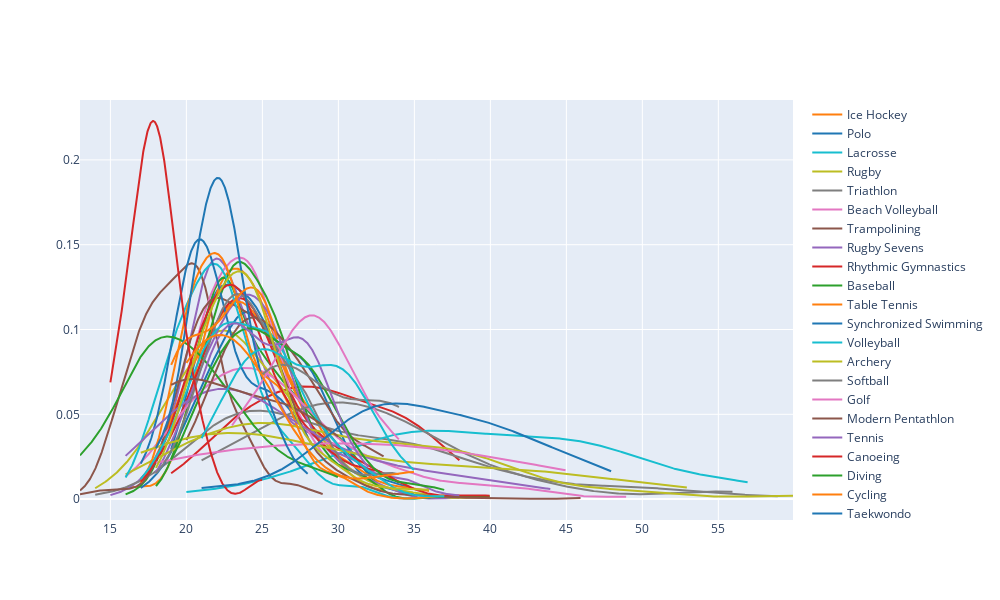

Source (notebook cell):
### Code cell
fig=ff.create_distplot(x,name,show_hist=False,show_rug=False)
fig.update_layout(autosize=False, width=1000, height=600)

### Figure 1 — Plotly figure (JSON) as saved in the notebook; plotly's stock layout.template omitted (floating-point values rounded to 4 significant figures; data arrays with more than 128 entries replaced by an {"elided": "..."} marker saying what was removed)
{"data": [{"legendgroup": "Basketball", "marker": {"color": "rgb(31, 119, 180)"}, "mode": "lines", "name": "Basketball", "showlegend": true, "type": "scatter", "x": {"elided": "500 float values"}, "xaxis": "x", "y": {"elided": "500 float values"}, "yaxis": "y"}, {"legendgroup": "Judo", "marker": {"color": "rgb(255, 127, 14)"}, "mode": "lines", "name": "Judo", "showlegend": true, "type": "scatter", "x": {"elided": "500 float values"}, "xaxis": "x", "y": {"elided": "500 float values"}, "yaxis": "y"}, {"legendgroup": "Football", "marker": {"color": "rgb(44, 160, 44)"}, "mode": "lines", "name": "Football", "showlegend": true, "type": "scatter", "x": {"elided": "500 float values"}, "xaxis": "x", "y": {"elided": "500 float values"}, "yaxis": "y"}, {"legendgroup": "Tug-Of-War", "marker": {"color": "rgb(214, 39, 40)"}, "mode": "lines", "name": "Tug-Of-War", "showlegend": true, "type": "scatter", "x": {"elided": "500 float values"}, "xaxis": "x", "y": {"elided": "500 float values"}, "yaxis": "y"}, {"legendgroup": "Athletics", "marker": {"color": "rgb(148, 103, 189)"}, "mode": "lines", "name": "Athletics", "showlegend": true, "type": "scatter", "x": {"elided": "500 float values"}, "xaxis": "x", "y": {"elided": "500 float values"}, "yaxis": "y"}, {"legendgroup": "Swimming", "marker": {"color": "rgb(140, 86, 75)"}, "mode": "lines", "name": "Swimming", "showlegend": true, "type": "scatter", "x": {"elided": "500 float values"}, "xaxis": "x", "y": {"elided": "500 float values"}, "yaxis": "y"}, {"legendgroup": "Badminton", "marker": {"color": "rgb(227, 119, 194)"}, "mode": "lines", "name": "Badminton", "showlegend": true, "type": "scatter", "x": {"elided": "500 float values"}, "xaxis": "x", "y": {"elided": "500 float values"}, "yaxis": "y"}, {"legendgroup": "Sailing", "marker": {"color": "rgb(127, 127, 127)"}, "mode": "lines", "name": "Sailing", "showlegend": true, "type": "scatter", "x": {"elided": "500 float values"}, "xaxis": "x", "y": {"elided": "500 float values"}, "yaxis": "y"}, {"legendgroup": "Gymnastics", "marker": {"color": "rgb(188, 189, 34)"}, "mode": "lines", "name": "Gymnastics", "showlegend": true, "type": "scatter", "x": {"elided": "500 float values"}, "xaxis": "x", "y": {"elided": "500 float values"}, "yaxis": "y"}, {"legendgroup": "Art Competitions", "marker": {"color": "rgb(23, 190, 207)"}, "mode": "lines", "name": "Art Competitions", "showlegend": true, "type": "scatter", "x": {"elided": "500 float values"}, "xaxis": "x", "y": {"elided": "500 float values"}, "yaxis": "y"}, {"legendgroup": "Handball", "marker": {"color": "rgb(31, 119, 180)"}, "mode": "lines", "name": "Handball", "showlegend": true, "type": "scatter", "x": {"elided": "500 float values"}, "xaxis": "x", "y": {"elided": "500 float values"}, "yaxis": "y"}, {"legendgroup": "Weightlifting", "marker": {"color": "rgb(255, 127, 14)"}, "mode": "lines", "name": "Weightlifting", "showlegend": true, "type": "scatter", "x": {"elided": "500 float values"}, "xaxis": "x", "y": {"elided": "500 float values"}, "yaxis": "y"}, {"legendgroup": "Wrestling", "marker": {"color": "rgb(44, 160, 44)"}, "mode": "lines", "name": "Wrestling", "showlegend": true, "type": "scatter", "x": {"elided": "500 float values"}, "xaxis": "x", "y": {"elided": "500 float values"}, "yaxis": "y"}, {"legendgroup": "Water Polo", "marker": {"color": "rgb(214, 39, 40)"}, "mode": "lines", "name": "Water Polo", "showlegend": true, "type": "scatter", "x": {"elided": "500 float values"}, "xaxis": "x", "y": {"elided": "500 float values"}, "yaxis": "y"}, {"legendgroup": "Hockey", "marker": {"color": "rgb(148, 103, 189)"}, "mode": "lines", "name": "Hockey", "showlegend": true, "type": "scatter", "x": {"elided": "500 float values"}, "xaxis": "x", "y": {"elided": "500 float values"}, "yaxis": "y"}, {"legendgroup": "Rowing", "marker": {"color": "rgb(140, 86, 75)"}, "mode": "lines", "name": "Rowing", "showlegend": true, "type": "scatter", "x": {"elided": "500 float values"}, "xaxis": "x", "y": {"elided": "500 float values"}, "yaxis": "y"}, {"legendgroup": "Fencing", "marker": {"color": "rgb(227, 119, 194)"}, "mode": "lines", "name": "Fencing", "showlegend": true, "type": "scatter", "x": {"elided": "500 float values"}, "xaxis": "x", "y": {"elided": "500 float values"}, "yaxis": "y"}, {"legendgroup": "Equestrianism", "marker": {"color": "rgb(127, 127, 127)"}, "mode": "lines", "name": "Equestrianism", "showlegend": true, "type": "scatter", "x": {"elided": "500 float values"}, "xaxis": "x", "y": {"elided": "500 float values"}, "yaxis": "y"}, {"legendgroup": "Shooting", "marker": {"color": "rgb(188, 189, 34)"}, "mode": "lines", "name": "Shooting", "showlegend": true, "type": "scatter", "x": {"elided": "500 float values"}, "xaxis": "x", "y": {"elided": "500 float values"}, "yaxis": "y"}, {"legendgroup": "Boxing", "marker": {"color": "rgb(23, 190, 207)"}, "mode": "lines", "name": "Boxing", "showlegend": true, "type": "scatter", "x": {"elided": "500 float values"}, "xaxis": "x", "y": {"elided": "500 float values"}, "yaxis": "y"}, {"legendgroup": "Taekwondo", "marker": {"color": "rgb(31, 119, 180)"}, "mode": "lines", "name": "Taekwondo", "showlegend": true, "type": "scatter", "x": {"elided": "500 float values"}, "xaxis": "x", "y": {"elided": "500 float values"}, "yaxis": "y"}, {"legendgroup": "Cycling", "marker": {"color": "rgb(255, 127, 14)"}, "mode": "lines", "name": "Cycling", "showlegend": true, "type": "scatter", "x": {"elided": "500 float values"}, "xaxis": "x", "y": {"elided": "500 float values"}, "yaxis": "y"}, {"legendgroup": "Diving", "marker": {"color": "rgb(44, 160, 44)"}, "mode": "lines", "name": "Diving", "showlegend": true, "type": "scatter", "x": {"elided": "500 float values"}, "xaxis": "x", "y": {"elided": "500 float values"}, "yaxis": "y"}, {"legendgroup": "Canoeing", "marker": {"color": "rgb(214, 39, 40)"}, "mode": "lines", "name": "Canoeing", "showlegend": true, "type": "scatter", "x": {"elided": "500 float values"}, "xaxis": "x", "y": {"elided": "500 float values"}, "yaxis": "y"}, {"legendgroup": "Tennis", "marker": {"color": "rgb(148, 103, 189)"}, "mode": "lines", "name": "Tennis", "showlegend": true, "type": "scatter", "x": {"elided": "500 float values"}, "xaxis": "x", "y": {"elided": "500 float values"}, "yaxis": "y"}, {"legendgroup": "Modern Pentathlon", "marker": {"color": "rgb(140, 86, 75)"}, "mode": "lines", "name": "Modern Pentathlon", "showlegend": true, "type": "scatter", "x": {"elided": "500 float values"}, "xaxis": "x", "y": {"elided": "500 float values"}, "yaxis": "y"}, {"legendgroup": "Golf", "marker": {"color": "rgb(227, 119, 194)"}, "mode": "lines", "name": "Golf", "showlegend": true, "type": "scatter", "x": {"elided": "500 float values"}, "xaxis": "x", "y": {"elided": "500 float values"}, "yaxis": "y"}, {"legendgroup": "Softball", "marker": {"color": "rgb(127, 127, 127)"}, "mode": "lines", "name": "Softball", "showlegend": true, "type": "scatter", "x": {"elided": "500 float values"}, "xaxis": "x", "y": {"elided": "500 float values"}, "yaxis": "y"}, {"legendgroup": "Archery", "marker": {"color": "rgb(188, 189, 34)"}, "mode": "lines", "name": "Archery", "showlegend": true, "type": "scatter", "x": {"elided": "500 float values"}, "xaxis": "x", "y": {"elided": "500 float values"}, "yaxis": "y"}, {"legendgroup": "Volleyball", "marker": {"color": "rgb(23, 190, 207)"}, "mode": "lines", "name": "Volleyball", "showlegend": true, "type": "scatter", "x": {"elided": "500 float values"}, "xaxis": "x", "y": {"elided": "500 float values"}, "yaxis": "y"}, {"legendgroup": "Synchronized Swimming", "marker": {"color": "rgb(31, 119, 180)"}, "mode": "lines", "name": "Synchronized Swimming", "showlegend": true, "type": "scatter", "x": {"elided": "500 float values"}, "xaxis": "x", "y": {"elided": "500 float values"}, "yaxis": "y"}, {"legendgroup": "Table Tennis", "marker": {"color": "rgb(255, 127, 14)"}, "mode": "lines", "name": "Table Tennis", "showlegend": true, "type": "scatter", "x": {"elided": "500 float values"}, "xaxis": "x", "y": {"elided": "500 float values"}, "yaxis": "y"}, {"legendgroup": "Baseball", "marker": {"color": "rgb(44, 160, 44)"}, "mode": "lines", "name": "Baseball", "showlegend": true, "type": "scatter", "x": {"elided": "500 float values"}, "xaxis": "x", "y": {"elided": "500 float values"}, "yaxis": "y"}, {"legendgroup": "Rhythmic Gymnastics", "marker": {"color": "rgb(214, 39, 40)"}, "mode": "lines", "name": "Rhythmic Gymnastics", "showlegend": true, "type": "scatter", "x": {"elided": "500 float values"}, "xaxis": "x", "y": {"elided": "500 float values"}, "yaxis": "y"}, {"legendgroup": "Rugby Sevens", "marker": {"color": "rgb(148, 103, 189)"}, "mode": "lines", "name": "Rugby Sevens", "showlegend": true, "type": "scatter", "x": {"elided": "500 float values"}, "xaxis": "x", "y": {"elided": "500 float values"}, "yaxis": "y"}, {"legendgroup": "Trampolining", "marker": {"color": "rgb(140, 86, 75)"}, "mode": "lines", "name": "Trampolining", "showlegend": true, "type": "scatter", "x": {"elided": "500 float values"}, "xaxis": "x", "y": {"elided": "500 float values"}, "yaxis": "y"}, {"legendgroup": "Beach Volleyball", "marker": {"color": "rgb(227, 119, 194)"}, "mode": "lines", "name": "Beach Volleyball", "showlegend": true, "type": "scatter", "x": {"elided": "500 float values"}, "xaxis": "x", "y": {"elided": "500 float values"}, "yaxis": "y"}, {"legendgroup": "Triathlon", "marker": {"color": "rgb(127, 127, 127)"}, "mode": "lines", "name": "Triathlon", "showlegend": true, "type": "scatter", "x": {"elided": "500 float values"}, "xaxis": "x", "y": {"elided": "500 float values"}, "yaxis": "y"}, {"legendgroup": "Rugby", "marker": {"color": "rgb(188, 189, 34)"}, "mode": "lines", "name": "Rugby", "showlegend": true, "type": "scatter", "x": {"elided": "500 float values"}, "xaxis": "x", "y": {"elided": "500 float values"}, "yaxis": "y"}, {"legendgroup": "Lacrosse", "marker": {"color": "rgb(23, 190, 207)"}, "mode": "lines", "name": "Lacrosse", "showlegend": true, "type": "scatter", "x": {"elided": "500 float values"}, "xaxis": "x", "y": {"elided": "500 float values"}, "yaxis": "y"}, {"legendgroup": "Polo", "marker": {"color": "rgb(31, 119, 180)"}, "mode": "lines", "name": "Polo", "showlegend": true, "type": "scatter", "x": {"elided": "500 float values"}, "xaxis": "x", "y": {"elided": "500 float values"}, "yaxis": "y"}, {"legendgroup": "Ice Hockey", "marker": {"color": "rgb(255, 127, 14)"}, "mode": "lines", "name": "Ice Hockey", "showlegend": true, "type": "scatter", "x": {"elided": "500 float values"}, "xaxis": "x", "y": {"elided": "500 float values"}, "yaxis": "y"}], "layout": {"autosize": false, "barmode": "overlay", "height": 600, "hovermode": "closest", "legend": {"traceorder": "reversed"}, "width": 1000, "xaxis": {"anchor": "y2", "domain": [0, 1], "zeroline": false}, "yaxis": {"anchor": "free", "domain": [0, 1], "position": 0}}}
